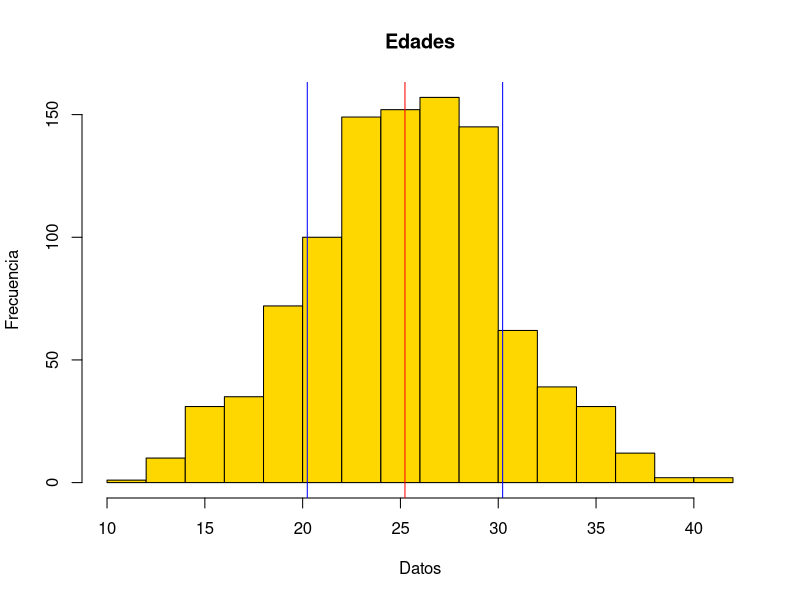

The R source for this figure:
###########################################################################
#                                                                         #
#                                Funciones                                #
#               En esta sección se hablara de como utilizar               #
#    las funciones predeterminadas de R y a crear mis propias funciones   #
#                                                                         #
###########################################################################

# Funciones de R ----------------------------------------------------------

set.seed(12345)
edad <- rnorm(1000,25,5)

mean(edad)
var(edad)
sd(edad)
median(edad)
quantile(edad,probs = c(0.25,0.75))
shapiro.test(edad)

media <- mean(edad)
desv_est <- sd(edad)
hist(edad, main = "Edades", xlab = "Datos", ylab = "Frecuencia", col = "gold")
abline(v = media, col = "red")
abline(v = media + (desv_est * c(1, -1)), col = "blue")

# Funciones definida por el usuario ---------------------------------------

suma <- function(a,b = 2){
  return(a + b)
}

suma(a = 5, b = 10)
suma(5,10)

# Crear una función que imprima un valor dado

imprimir <- function(x) {
  return(x)
}

imprimir(10)
imprimir("jose")

# Crear una función que me calcule la media y la desviación estandar, 
# estos valores serán retornados en una lista
media_dest <- function(x){
  return(list(media = mean(x),ds = sd(x)))
}

media_dest(edad)
